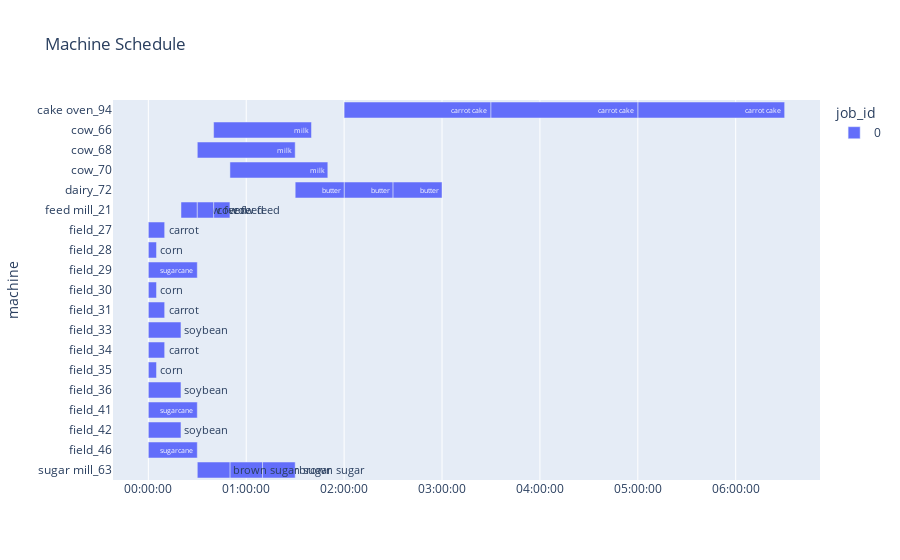
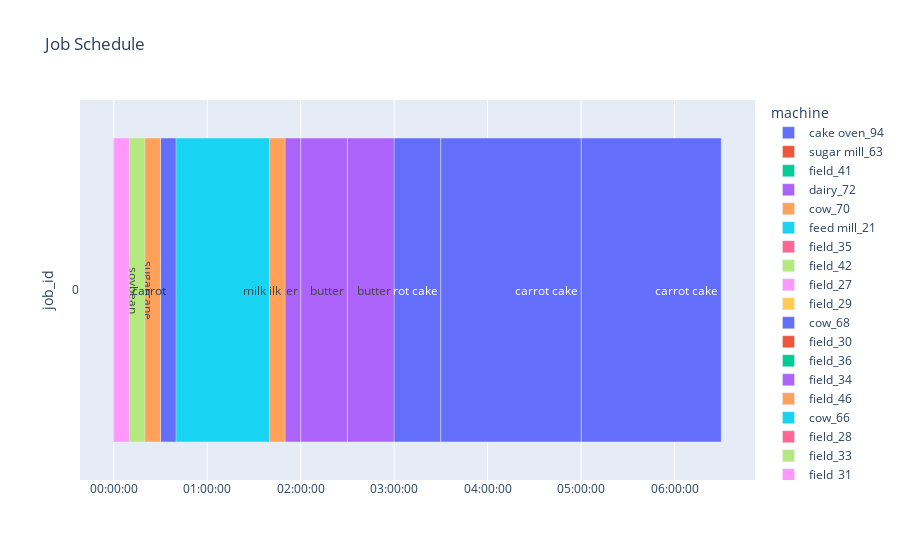

Write notebook code for charts like these, in order.
### Code cell
import plotly.express as px
import plotly

chart1 = px.timeline(df, x_start="start", x_end="end", y="machine", color="job_id", title="Machine Schedule",
                     text="task_name",
                        category_orders={"machine": sorted(list(df["machine"].unique()))}
                     )
# hide date only show time
chart1.update_xaxes(type='date', tickformat='%H:%M:%S')
chart1.show()

chart2 = px.timeline(df, x_start="start", x_end="end", y="job_id", color="machine", title="Job Schedule",
                     text="task_name",
                      
                     )
chart2.update_xaxes(type='date', tickformat='%H:%M:%S')
chart2.show()

### Figure 1 — Plotly figure (JSON) as saved in the notebook; plotly's stock layout.template omitted (floating-point values rounded to 4 significant figures)
{"data": [{"alignmentgroup": "True", "base": ["1970-01-01T05:00:00", "1970-01-01T00:50:00", "1970-01-01T00:00:00", "1970-01-01T02:00:00", "1970-01-01T00:50:00", "1970-01-01T00:40:00", "1970-01-01T00:00:00", "1970-01-01T00:00:00", "1970-01-01T00:00:00", "1970-01-01T02:00:00", "1970-01-01T01:10:00", "1970-01-01T00:00:00", "1970-01-01T01:30:00", "1970-01-01T00:30:00", "1970-01-01T00:20:00", "1970-01-01T00:00:00", "1970-01-01T00:00:00", "1970-01-01T00:00:00", "1970-01-01T03:30:00", "1970-01-01T00:30:00", "1970-01-01T00:00:00", "1970-01-01T02:30:00", "1970-01-01T00:40:00", "1970-01-01T00:30:00", "1970-01-01T00:00:00", "1970-01-01T00:00:00", "1970-01-01T00:00:00"], "hovertemplate": "job_id=0<br>start=%{base}<br>end=%{x}<br>machine=%{y}<br>task_name=%{text}<extra></extra>", "legendgroup": "0", "marker": {"color": "#636efa", "pattern": {"shape": ""}}, "name": "0", "offsetgroup": "0", "orientation": "h", "showlegend": true, "text": ["carrot cake", "brown sugar", "sugarcane", "butter", "milk", "cow feed", "corn", "soybean", "carrot", "carrot cake", "brown sugar", "sugarcane", "butter", "milk", "cow feed", "corn", "soybean", "carrot", "carrot cake", "brown sugar", "sugarcane", "butter", "milk", "cow feed", "corn", "soybean", "carrot"], "textposition": "auto", "type": "bar", "x": [5400000, 1200000, 1800000, 1800000, 3600000, 600000, 300000, 1200000, 600000, 5400000, 1200000, 1800000, 1800000, 3600000, 600000, 300000, 1200000, 600000, 5400000, 1200000, 1800000, 1800000, 3600000, 600000, 300000, 1200000, 600000], "xaxis": "x", "y": ["cake oven_94", "sugar mill_63", "field_41", "dairy_72", "cow_70", "feed mill_21", "field_35", "field_42", "field_27", "cake oven_94", "sugar mill_63", "field_29", "dairy_72", "cow_68", "feed mill_21", "field_30", "field_36", "field_34", "cake oven_94", "sugar mill_63", "field_46", "dairy_72", "cow_66", "feed mill_21", "field_28", "field_33", "field_31"], "yaxis": "y"}], "layout": {"barmode": "overlay", "legend": {"title": {"text": "job_id"}, "tracegroupgap": 0}, "title": {"text": "Machine Schedule"}, "xaxis": {"anchor": "y", "domain": [0, 1], "tickformat": "%H:%M:%S", "type": "date"}, "yaxis": {"anchor": "x", "categoryarray": ["sugar mill_63", "field_46", "field_42", "field_41", "field_36", "field_35", "field_34", "field_33", "field_31", "field_30", "field_29", "field_28", "field_27", "feed mill_21", "dairy_72", "cow_70", "cow_68", "cow_66", "cake oven_94"], "categoryorder": "array", "domain": [0, 1], "title": {"text": "machine"}}}}

### Figure 2 — Plotly figure (JSON) as saved in the notebook; plotly's stock layout.template omitted (floating-point values rounded to 4 significant figures)
{"data": [{"alignmentgroup": "True", "base": ["1970-01-01T05:00:00", "1970-01-01T02:00:00", "1970-01-01T03:30:00"], "hovertemplate": "machine=cake oven_94<br>start=%{base}<br>end=%{x}<br>job_id=%{y}<br>task_name=%{text}<extra></extra>", "legendgroup": "cake oven_94", "marker": {"color": "#636efa", "pattern": {"shape": ""}}, "name": "cake oven_94", "offsetgroup": "cake oven_94", "orientation": "h", "showlegend": true, "text": ["carrot cake", "carrot cake", "carrot cake"], "textposition": "auto", "type": "bar", "x": [5400000, 5400000, 5400000], "xaxis": "x", "y": ["0", "0", "0"], "yaxis": "y"}, {"alignmentgroup": "True", "base": ["1970-01-01T00:50:00", "1970-01-01T01:10:00", "1970-01-01T00:30:00"], "hovertemplate": "machine=sugar mill_63<br>start=%{base}<br>end=%{x}<br>job_id=%{y}<br>task_name=%{text}<extra></extra>", "legendgroup": "sugar mill_63", "marker": {"color": "#EF553B", "pattern": {"shape": ""}}, "name": "sugar mill_63", "offsetgroup": "sugar mill_63", "orientation": "h", "showlegend": true, "text": ["brown sugar", "brown sugar", "brown sugar"], "textposition": "auto", "type": "bar", "x": [1200000, 1200000, 1200000], "xaxis": "x", "y": ["0", "0", "0"], "yaxis": "y"}, {"alignmentgroup": "True", "base": ["1970-01-01T00:00:00"], "hovertemplate": "machine=field_41<br>start=%{base}<br>end=%{x}<br>job_id=%{y}<br>task_name=%{text}<extra></extra>", "legendgroup": "field_41", "marker": {"color": "#00cc96", "pattern": {"shape": ""}}, "name": "field_41", "offsetgroup": "field_41", "orientation": "h", "showlegend": true, "text": ["sugarcane"], "textposition": "auto", "type": "bar", "x": [1800000], "xaxis": "x", "y": ["0"], "yaxis": "y"}, {"alignmentgroup": "True", "base": ["1970-01-01T02:00:00", "1970-01-01T01:30:00", "1970-01-01T02:30:00"], "hovertemplate": "machine=dairy_72<br>start=%{base}<br>end=%{x}<br>job_id=%{y}<br>task_name=%{text}<extra></extra>", "legendgroup": "dairy_72", "marker": {"color": "#ab63fa", "pattern": {"shape": ""}}, "name": "dairy_72", "offsetgroup": "dairy_72", "orientation": "h", "showlegend": true, "text": ["butter", "butter", "butter"], "textposition": "auto", "type": "bar", "x": [1800000, 1800000, 1800000], "xaxis": "x", "y": ["0", "0", "0"], "yaxis": "y"}, {"alignmentgroup": "True", "base": ["1970-01-01T00:50:00"], "hovertemplate": "machine=cow_70<br>start=%{base}<br>end=%{x}<br>job_id=%{y}<br>task_name=%{text}<extra></extra>", "legendgroup": "cow_70", "marker": {"color": "#FFA15A", "pattern": {"shape": ""}}, "name": "cow_70", "offsetgroup": "cow_70", "orientation": "h", "showlegend": true, "text": ["milk"], "textposition": "auto", "type": "bar", "x": [3600000], "xaxis": "x", "y": ["0"], "yaxis": "y"}, {"alignmentgroup": "True", "base": ["1970-01-01T00:40:00", "1970-01-01T00:20:00", "1970-01-01T00:30:00"], "hovertemplate": "machine=feed mill_21<br>start=%{base}<br>end=%{x}<br>job_id=%{y}<br>task_name=%{text}<extra></extra>", "legendgroup": "feed mill_21", "marker": {"color": "#19d3f3", "pattern": {"shape": ""}}, "name": "feed mill_21", "offsetgroup": "feed mill_21", "orientation": "h", "showlegend": true, "text": ["cow feed", "cow feed", "cow feed"], "textposition": "auto", "type": "bar", "x": [600000, 600000, 600000], "xaxis": "x", "y": ["0", "0", "0"], "yaxis": "y"}, {"alignmentgroup": "True", "base": ["1970-01-01T00:00:00"], "hovertemplate": "machine=field_35<br>start=%{base}<br>end=%{x}<br>job_id=%{y}<br>task_name=%{text}<extra></extra>", "legendgroup": "field_35", "marker": {"color": "#FF6692", "pattern": {"shape": ""}}, "name": "field_35", "offsetgroup": "field_35", "orientation": "h", "showlegend": true, "text": ["corn"], "textposition": "auto", "type": "bar", "x": [300000], "xaxis": "x", "y": ["0"], "yaxis": "y"}, {"alignmentgroup": "True", "base": ["1970-01-01T00:00:00"], "hovertemplate": "machine=field_42<br>start=%{base}<br>end=%{x}<br>job_id=%{y}<br>task_name=%{text}<extra></extra>", "legendgroup": "field_42", "marker": {"color": "#B6E880", "pattern": {"shape": ""}}, "name": "field_42", "offsetgroup": "field_42", "orientation": "h", "showlegend": true, "text": ["soybean"], "textposition": "auto", "type": "bar", "x": [1200000], "xaxis": "x", "y": ["0"], "yaxis": "y"}, {"alignmentgroup": "True", "base": ["1970-01-01T00:00:00"], "hovertemplate": "machine=field_27<br>start=%{base}<br>end=%{x}<br>job_id=%{y}<br>task_name=%{text}<extra></extra>", "legendgroup": "field_27", "marker": {"color": "#FF97FF", "pattern": {"shape": ""}}, "name": "field_27", "offsetgroup": "field_27", "orientation": "h", "showlegend": true, "text": ["carrot"], "textposition": "auto", "type": "bar", "x": [600000], "xaxis": "x", "y": ["0"], "yaxis": "y"}, {"alignmentgroup": "True", "base": ["1970-01-01T00:00:00"], "hovertemplate": "machine=field_29<br>start=%{base}<br>end=%{x}<br>job_id=%{y}<br>task_name=%{text}<extra></extra>", "legendgroup": "field_29", "marker": {"color": "#FECB52", "pattern": {"shape": ""}}, "name": "field_29", "offsetgroup": "field_29", "orientation": "h", "showlegend": true, "text": ["sugarcane"], "textposition": "auto", "type": "bar", "x": [1800000], "xaxis": "x", "y": ["0"], "yaxis": "y"}, {"alignmentgroup": "True", "base": ["1970-01-01T00:30:00"], "hovertemplate": "machine=cow_68<br>start=%{base}<br>end=%{x}<br>job_id=%{y}<br>task_name=%{text}<extra></extra>", "legendgroup": "cow_68", "marker": {"color": "#636efa", "pattern": {"shape": ""}}, "name": "cow_68", "offsetgroup": "cow_68", "orientation": "h", "showlegend": true, "text": ["milk"], "textposition": "auto", "type": "bar", "x": [3600000], "xaxis": "x", "y": ["0"], "yaxis": "y"}, {"alignmentgroup": "True", "base": ["1970-01-01T00:00:00"], "hovertemplate": "machine=field_30<br>start=%{base}<br>end=%{x}<br>job_id=%{y}<br>task_name=%{text}<extra></extra>", "legendgroup": "field_30", "marker": {"color": "#EF553B", "pattern": {"shape": ""}}, "name": "field_30", "offsetgroup": "field_30", "orientation": "h", "showlegend": true, "text": ["corn"], "textposition": "auto", "type": "bar", "x": [300000], "xaxis": "x", "y": ["0"], "yaxis": "y"}, {"alignmentgroup": "True", "base": ["1970-01-01T00:00:00"], "hovertemplate": "machine=field_36<br>start=%{base}<br>end=%{x}<br>job_id=%{y}<br>task_name=%{text}<extra></extra>", "legendgroup": "field_36", "marker": {"color": "#00cc96", "pattern": {"shape": ""}}, "name": "field_36", "offsetgroup": "field_36", "orientation": "h", "showlegend": true, "text": ["soybean"], "textposition": "auto", "type": "bar", "x": [1200000], "xaxis": "x", "y": ["0"], "yaxis": "y"}, {"alignmentgroup": "True", "base": ["1970-01-01T00:00:00"], "hovertemplate": "machine=field_34<br>start=%{base}<br>end=%{x}<br>job_id=%{y}<br>task_name=%{text}<extra></extra>", "legendgroup": "field_34", "marker": {"color": "#ab63fa", "pattern": {"shape": ""}}, "name": "field_34", "offsetgroup": "field_34", "orientation": "h", "showlegend": true, "text": ["carrot"], "textposition": "auto", "type": "bar", "x": [600000], "xaxis": "x", "y": ["0"], "yaxis": "y"}, {"alignmentgroup": "True", "base": ["1970-01-01T00:00:00"], "hovertemplate": "machine=field_46<br>start=%{base}<br>end=%{x}<br>job_id=%{y}<br>task_name=%{text}<extra></extra>", "legendgroup": "field_46", "marker": {"color": "#FFA15A", "pattern": {"shape": ""}}, "name": "field_46", "offsetgroup": "field_46", "orientation": "h", "showlegend": true, "text": ["sugarcane"], "textposition": "auto", "type": "bar", "x": [1800000], "xaxis": "x", "y": ["0"], "yaxis": "y"}, {"alignmentgroup": "True", "base": ["1970-01-01T00:40:00"], "hovertemplate": "machine=cow_66<br>start=%{base}<br>end=%{x}<br>job_id=%{y}<br>task_name=%{text}<extra></extra>", "legendgroup": "cow_66", "marker": {"color": "#19d3f3", "pattern": {"shape": ""}}, "name": "cow_66", "offsetgroup": "cow_66", "orientation": "h", "showlegend": true, "text": ["milk"], "textposition": "auto", "type": "bar", "x": [3600000], "xaxis": "x", "y": ["0"], "yaxis": "y"}, {"alignmentgroup": "True", "base": ["1970-01-01T00:00:00"], "hovertemplate": "machine=field_28<br>start=%{base}<br>end=%{x}<br>job_id=%{y}<br>task_name=%{text}<extra></extra>", "legendgroup": "field_28", "marker": {"color": "#FF6692", "pattern": {"shape": ""}}, "name": "field_28", "offsetgroup": "field_28", "orientation": "h", "showlegend": true, "text": ["corn"], "textposition": "auto", "type": "bar", "x": [300000], "xaxis": "x", "y": ["0"], "yaxis": "y"}, {"alignmentgroup": "True", "base": ["1970-01-01T00:00:00"], "hovertemplate": "machine=field_33<br>start=%{base}<br>end=%{x}<br>job_id=%{y}<br>task_name=%{text}<extra></extra>", "legendgroup": "field_33", "marker": {"color": "#B6E880", "pattern": {"shape": ""}}, "name": "field_33", "offsetgroup": "field_33", "orientation": "h", "showlegend": true, "text": ["soybean"], "textposition": "auto", "type": "bar", "x": [1200000], "xaxis": "x", "y": ["0"], "yaxis": "y"}, {"alignmentgroup": "True", "base": ["1970-01-01T00:00:00"], "hovertemplate": "machine=field_31<br>start=%{base}<br>end=%{x}<br>job_id=%{y}<br>task_name=%{text}<extra></extra>", "legendgroup": "field_31", "marker": {"color": "#FF97FF", "pattern": {"shape": ""}}, "name": "field_31", "offsetgroup": "field_31", "orientation": "h", "showlegend": true, "text": ["carrot"], "textposition": "auto", "type": "bar", "x": [600000], "xaxis": "x", "y": ["0"], "yaxis": "y"}], "layout": {"barmode": "overlay", "legend": {"title": {"text": "machine"}, "tracegroupgap": 0}, "title": {"text": "Job Schedule"}, "xaxis": {"anchor": "y", "domain": [0, 1], "tickformat": "%H:%M:%S", "type": "date"}, "yaxis": {"anchor": "x", "domain": [0, 1], "title": {"text": "job_id"}}}}
